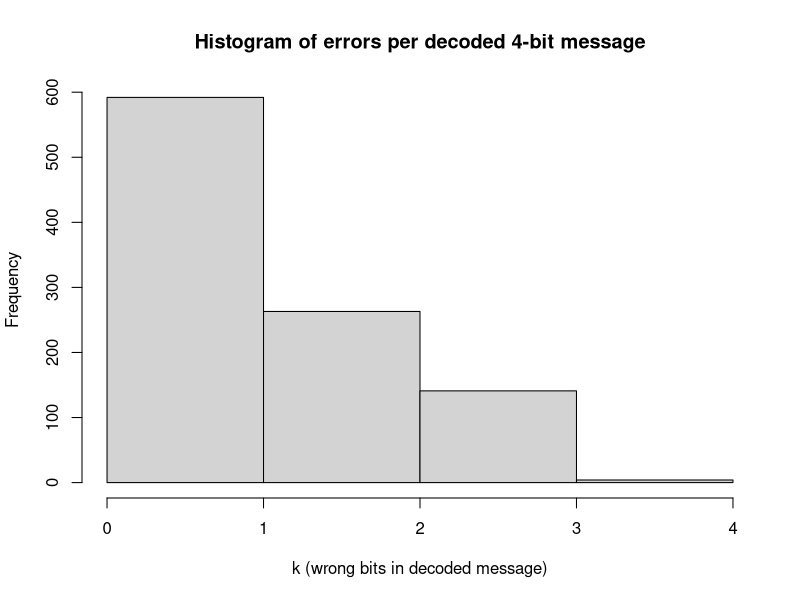
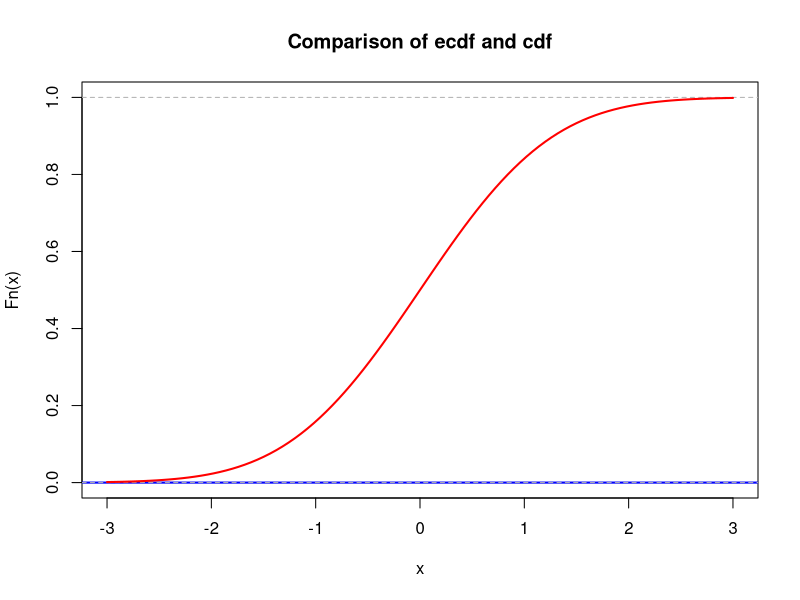
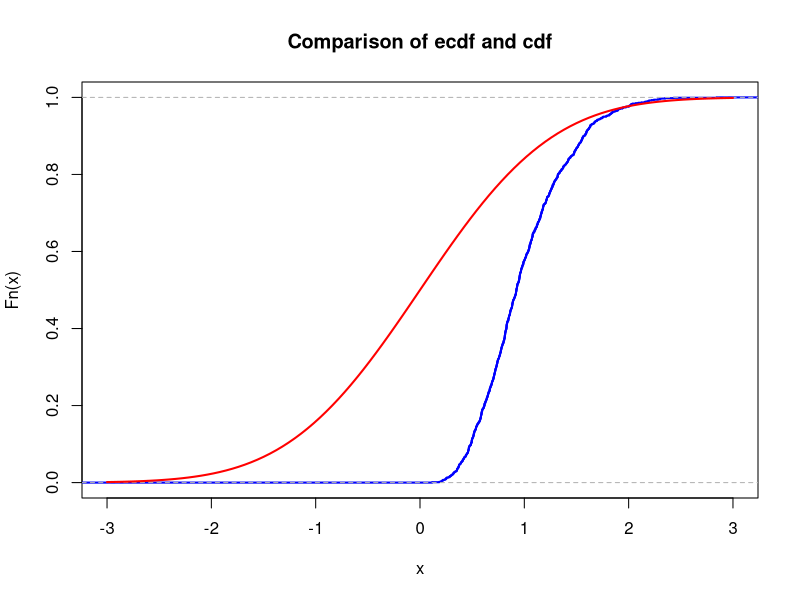

Source code (R) for these figures, in order:
## ---- chunk 1
                          
id <- 26                  
                         
set.seed(id)
p <- id/100

# matrices G and H
G <- matrix(c(1, 1, 1, 0, 0, 0, 0,
		1, 0, 0, 1, 1, 0, 0,
		0, 1, 0, 1, 0, 1, 0,
		1, 1, 0, 1, 0, 0, 1), nrow = 4, byrow = TRUE)
H <- t(matrix(c(1, 0, 1, 0, 1, 0, 1,
		0, 1, 1, 0, 0, 1, 1,
		0, 0, 0, 1, 1, 1, 1), nrow = 3, byrow = TRUE))

#cat("The matrix G is: \n") 
#G
#cat("The matrix H is: \n") 
#H
#cat("The product GH must be zero: \n")
#(G%*%H)%%2

## ---- chunk 2
# generate N messages
N <- 1000

message_generator <- function(N) {
  matrix(sample(c(0,1), 4*N, replace = TRUE), nrow = N)
}

messages <- message_generator(N)
codewords <- (messages %*% G) %% 2
## ---- chunk 3
errors <- matrix(rbinom(N*7, size = 1, prob = p), nrow = N)
received <- (codewords + errors) %% 2
## ---- chunk 4
#First of all, we have to get syndrome z=rH(mod2) three-bites vector
syndrome <- function(r) as.vector((r %*% H) %% 2)

#Now we are correcting one message
correct_one  <- function(r) {
  z <- syndrome(matrix(r, nrow = 1))
  pos <- z[1] + 2*z[2] + 4*z[3]
  if (pos != 0) r[pos] <- 1 - r[pos]
  r
}

#decoding (leaving only bits with information)
decode_one   <- function(r) c(r[3], r[5], r[6], r[7])

#applying to all words
corrected <- t(apply(received, 1, correct_one))
decoded   <- t(apply(corrected, 1, decode_one))

#caclulating p_hat
success <- apply(decoded == messages, 1, all)
p_hat   <- mean(success)
p_hat

## ---- chunk 5
z <- qnorm(0.975)
SE <- sqrt(p_hat * (1 - p_hat) / N)
var_e <- z * SE
CI <- c(p_hat - var_e, p_hat + var_e)

list(SE = SE, epsilon = var_e, CI_for_p_star = CI)
## ---- chunk 6
N_min <- ceiling((1.96^2 * 0.25) / 0.03^2)
N_min
## ---- chunk 7
k <- rowSums(decoded != messages)

hist(k, breaks = 0:4, xlab = "k (wrong bits in decoded message)",
     main = "Histogram of errors per decoded 4-bit message")
## ---- chunk 8
lambda <- 1  # change this!
N <- 100     # change this!
mu <- N * lambda
K <- 1e3
n <- 5
sample_means <- colMeans(matrix(rpois(n*K, lambda = mu), nrow=n))
## ---- chunk 9
mu <- 0       # change this!
sigma <- 1    # change this!
## ---- chunk 10
xlims <- c(mu-3*sigma,mu+3*sigma)
Fs <- ecdf(sample_means)
plot(Fs, 
     xlim = xlims, 
     ylim = c(0,1),
     col = "blue",
     lwd = 2,
     main = "Comparison of ecdf and cdf")
curve(pnorm(x, mean = mu, sd = sigma), col = "red", lwd = 2, add = TRUE)
## ---- chunk 11
nu1 <- 1  # change this!
K <- 1e3
n <- 5
sample_means <- colMeans(matrix(rexp(n*K, rate = nu1), nrow=n))
## ---- chunk 12
mu <- 0       # change this!
sigma <- 1    # change this!
## ---- chunk 13
xlims <- c(mu-3*sigma,mu+3*sigma)
Fs <- ecdf(sample_means)
plot(Fs, 
     xlim = xlims, 
     col = "blue",
     lwd = 2,
     main = "Comparison of ecdf and cdf")
curve(pnorm(x, mean = mu, sd = sigma), col = "red", lwd = 2, add = TRUE)
## ---- chunk 14
        mu <- 0 #change this!
        sigma <- 1 #change this
        N <- 100

        # YOUR CODE HERE
## ---- chunk 15
        # YOUR CODE HERE
## ---- chunk 16
        # YOUR CODE HERE
## ---- chunk 17
        # YOUR CODE HERE
